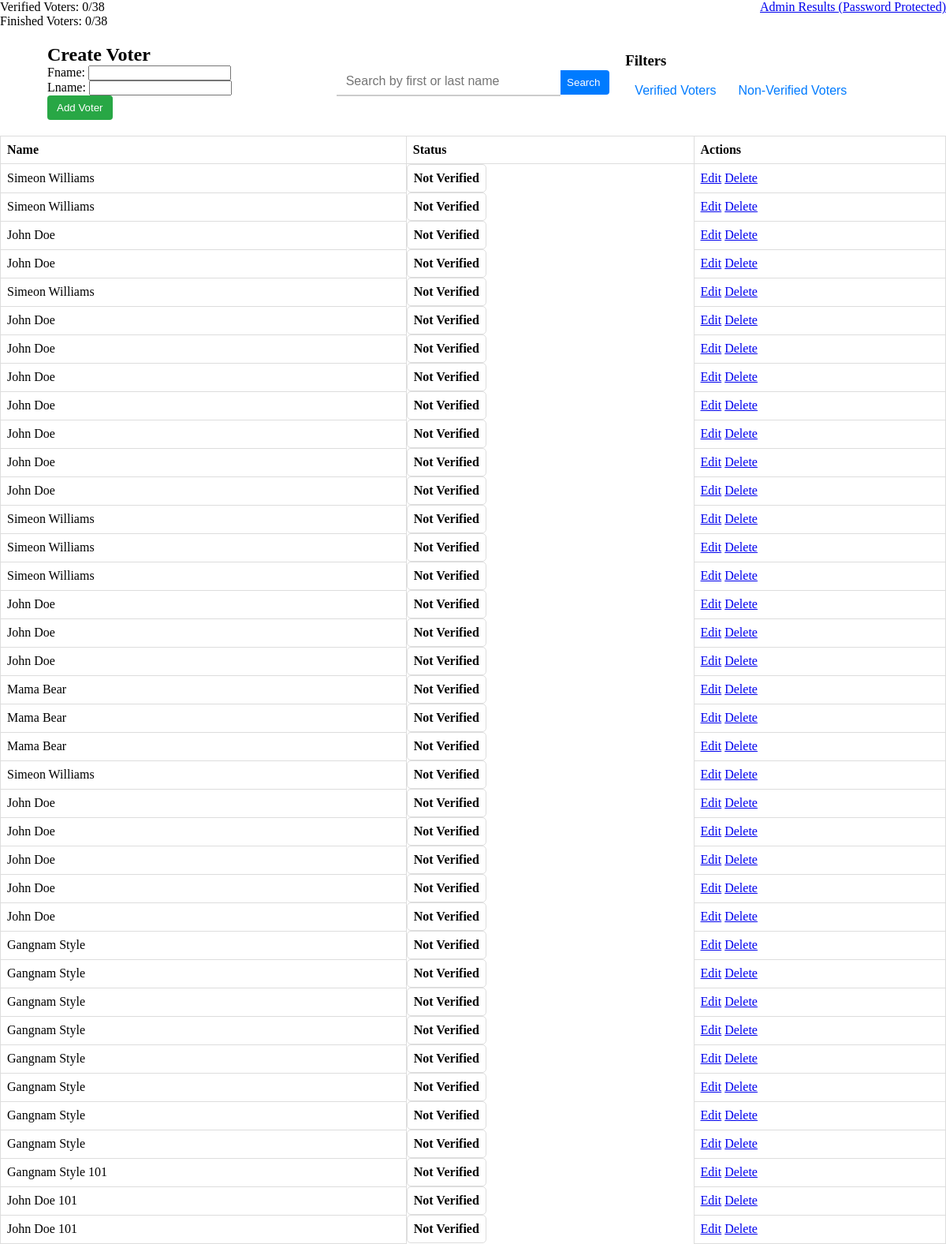
Screenshot of /list/24/ (signed in) with the database file from the repository.
### voters/models.py (models this page shows, shortened)
class Voter(models.Model):
    voter_id = models.AutoField(primary_key=True)
    session = models.ForeignKey('VotingSession', on_delete=models.CASCADE , related_name='voters')  # Use a string reference
    Fname = models.CharField(max_length=100)
    Lname = models.CharField(max_length=100)
    is_verified = models.BooleanField(default=False)
    has_finished = models.BooleanField(default=False)

### voters/views.py (the view, shortened to what this page needs)
# urls.py: path('list/<int:session_id>/', voters_views.voter_list, name = 'voter_list'),
@login_required
def voter_list(request, session_id=None, session_uuid=None):
    if session_uuid:
        voting_session = get_object_or_404(VotingSession, unique_url__contains=f'{session_uuid}')
    elif session_id:
        voting_session = get_object_or_404(VotingSession, session_id=session_id)
    else:
        raise Http404("Session identifier not provided.")
    voters = voting_session.voters.all()  # Retrieve all voters for the session
    verified_voters_count = voters.filter(is_verified=True).count()
    finished_voters_count = voters.filter(has_finished=True).count()
    total_voters_count = voters.count()
    is_active = voting_session.is_active
    extracted_uuid = voting_session.unique_url.split('/')[-1] if voting_session.unique_url else None
    if request.method == "GET":
        search_query = request.GET.get('search', '').strip()  # Get and strip the search query
        return render(
            request,
            'voters/voter_list.html',
            {
                'form': VoterForm(),
                'voters': voters,
                'verified_voters_count': verified_voters_count,
                'finished_voters_count': finished_voters_count,
                'total_voters_count': total_voters_count,
                'voting_session': voting_session,
                'session_uuid': extracted_uuid,  # Pass the extracted UUID
                'session_id': session_id,
                'is_active': is_active,
            },
        )

### voters/forms.py
class VoterForm(forms.ModelForm):
    class Meta:
        model = Voter
        fields = ['Fname', 'Lname']

### voters/templates/voters/voter_list.html (shortened to what this page needs)
<!DOCTYPE html>
<html lang="en">
<head>
    {% load static %}
    <link rel="stylesheet" href="{% static 'style.css' %}">
</head>
<body>
    <div class="navbar">
        <div>
            <p>Verified Voters: {{ verified_voters_count }}/{{ total_voters_count }}</p>
            <p>Finished Voters: {{ finished_voters_count }}/{{ total_voters_count }}</p>
        </div>
        <div>
            {%if voting_session.is_active%}
                <a href="{% url 'segment_results' session_uuid %}">Admin Results (Password Protected)</a>
            {%endif%}
        </div>
    </div>
<div class="voter-management-container">
    <div class="voter-form-column">
        <h2>Create Voter</h2>
        <form id="add-voter-form" method="POST"
            action="{% if session_id %}{% url 'voter_list' session_id %}{% elif session_uuid %}{% url 'voter_list' session_uuid=session_uuid %}{% endif %}">
            {{ form.as_p }}
            <button type="submit" id="add-voter-button">Add Voter</button>
        </form>
    </div>
    <div class="search-bar-column">
        <form method="GET" action="" class="search-form">
            <div class="search-input-container">
                <input type="text" name="search" placeholder="Search by first or last name" value="{{ request.GET.search }}" class="search-input">
            </div>
            <button type="submit" class="search-button">Search</button>
        </form>
    </div>
    <div class="filter-buttons-column">
        <h3>Filters</h3>
        <button class="filter-btn" onclick="filterVoters('verified')">Verified Voters</button>
        <button class="filter-btn" onclick="filterVoters('not_verified')">Non-Verified Voters</button>
    </div>
</div>
    <table class="voter-table">
        <thead>
            <tr>
                <th>Name</th>
                <th>Status</th>
                <th>Actions</th>
            </tr>
        </thead>
        <tbody id="voter-list">
            {% for voter in voters %}
            <tr id="voter-{{ voter.voter_id }}" class="voter-row" data-status="{% if voter.is_verified %}verified{% else %}not_verified{% endif %}">
                <td>{{ voter.Fname }} {{ voter.Lname }}</td>
                <td class="voter-status">
                    {% if voter.is_verified %}
                        Verified
                        {% if voter.has_finished %}
                            - Finished
                        {% else %}
                            - Not Finished
                        {% endif %}
                    {% else %}
                        Not Verified
                    {% endif %}
                </td>
                <td>
                    <a href="{% url 'edit_voter' voter.voter_id %}">Edit</a>
                    <a href="{% url 'delete_voter' voter.voter_id %}" onclick="return confirm('Are you sure?')">Delete</a>
                </td>
            </tr>
            {% endfor %}
        </tbody>
    </table>
</body>
</html>

### voting_static/style.css (style rules this page uses)
*, *:before, *:after { padding: 0; margin: 0; box-sizing: border-box; }
* { margin: 0; padding: 0; box-sizing: border-box; }
.voter-status { display: inline-block; padding: 5px 10px; border-radius: 5px; font-weight: bold; text-align: center; }
.voter-management-container { display: flex; justify-content: space-between; align-items: center; gap: 20px; margin: 20px auto; width: 90%; }
.voter-form-column, .search-bar-column, .filter-buttons-column { flex: 1; }
#add-voter-button { background-color: #28a745; color: white; padding: 8px 12px; border: none; border-radius: 4px; cursor: pointer; }
.search-form { display: flex; align-items: center; position: relative; }
.search-input-container { position: relative; width: 100%; }
.search-input { width: 100%; padding: 8px 12px; padding-right: 30px; border: none; border-bottom: 2px solid #ccc; outline: none; font-size: 16px; }
.search-button { background-color: #007bff; color: white; border: none; padding: 8px 12px; margin-left: -4px; cursor: pointer; border-radius: 0 4px 4px 0; }
.filter-btn { margin: 5px 0; padding: 8px 12px; background: none; color: #007bff; border: none; cursor: pointer; font-size: 16px; }

### voters/templates/voters/voter_list.html (style rules this page uses)
.voter-table { width: 100%; border-collapse: collapse; }
.voter-table th, .voter-table td { border: 1px solid #ddd; padding: 8px; text-align: left; }
.navbar { display: flex; justify-content: space-between; margin-bottom: 20px; }
.filter-btn { margin: 10px 0; cursor: pointer; }

### rows the page displays
Voter: Fname "Simeon", Lname "Williams", is_verified "Not Verified"
Voter: Fname "Simeon", Lname "Williams", is_verified "Not Verified"
Voter: Fname "John", Lname "Doe", is_verified "Not Verified"
Voter: Fname "John", Lname "Doe", is_verified "Not Verified"
Voter: Fname "Simeon", Lname "Williams", is_verified "Not Verified"
Voter: Fname "John", Lname "Doe", is_verified "Not Verified"
Voter: Fname "John", Lname "Doe", is_verified "Not Verified"
Voter: Fname "John", Lname "Doe", is_verified "Not Verified"
Voter: Fname "John", Lname "Doe", is_verified "Not Verified"
Voter: Fname "John", Lname "Doe", is_verified "Not Verified"
Voter: Fname "John", Lname "Doe", is_verified "Not Verified"
Voter: Fname "John", Lname "Doe", is_verified "Not Verified"
Voter: Fname "Simeon", Lname "Williams", is_verified "Not Verified"
Voter: Fname "Simeon", Lname "Williams", is_verified "Not Verified"
Voter: Fname "Simeon", Lname "Williams", is_verified "Not Verified"
Voter: Fname "John", Lname "Doe", is_verified "Not Verified"
Voter: Fname "John", Lname "Doe", is_verified "Not Verified"
Voter: Fname "John", Lname "Doe", is_verified "Not Verified"
Voter: Fname "Mama", Lname "Bear", is_verified "Not Verified"
Voter: Fname "Mama", Lname "Bear", is_verified "Not Verified"
Voter: Fname "Mama", Lname "Bear", is_verified "Not Verified"
Voter: Fname "Simeon", Lname "Williams", is_verified "Not Verified"
Voter: Fname "John", Lname "Doe", is_verified "Not Verified"
Voter: Fname "John", Lname "Doe", is_verified "Not Verified"
Voter: Fname "John", Lname "Doe", is_verified "Not Verified"
Voter: Fname "John", Lname "Doe", is_verified "Not Verified"
Voter: Fname "John", Lname "Doe", is_verified "Not Verified"
Voter: Fname "Gangnam", Lname "Style", is_verified "Not Verified"
Voter: Fname "Gangnam", Lname "Style", is_verified "Not Verified"
Voter: Fname "Gangnam", Lname "Style", is_verified "Not Verified"
Voter: Fname "Gangnam", Lname "Style", is_verified "Not Verified"
Voter: Fname "Gangnam", Lname "Style", is_verified "Not Verified"
Voter: Fname "Gangnam", Lname "Style", is_verified "Not Verified"
Voter: Fname "Gangnam", Lname "Style", is_verified "Not Verified"
Voter: Fname "Gangnam", Lname "Style", is_verified "Not Verified"
Voter: Fname "Gangnam", Lname "Style 101", is_verified "Not Verified"
Voter: Fname "John", Lname "Doe 101", is_verified "Not Verified"
Voter: Fname "John", Lname "Doe 101", is_verified "Not Verified"

### other values shown
{{ verified_voters_count }} "0"
{{ total_voters_count }} "38"
{{ finished_voters_count }} "0"
